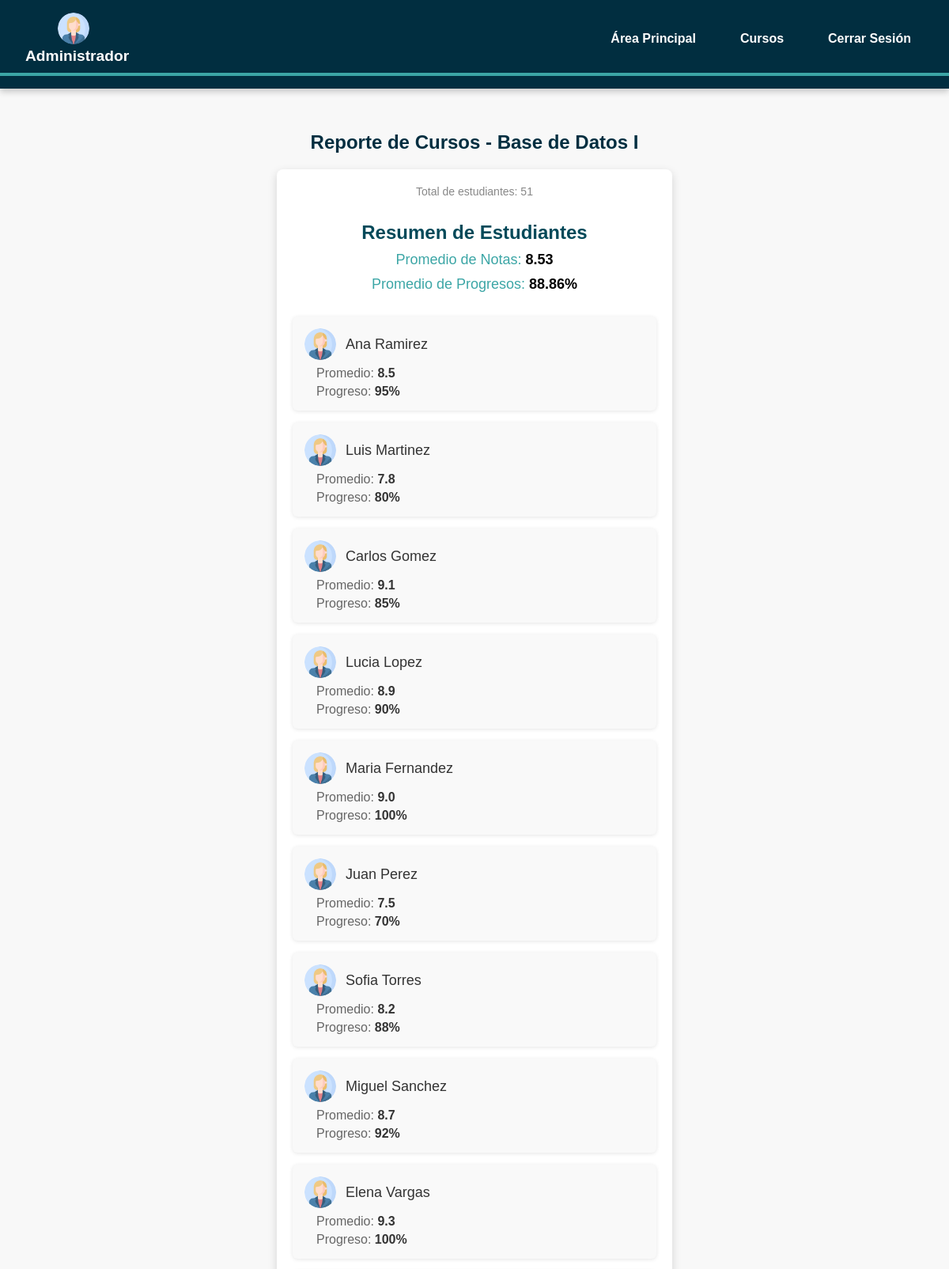
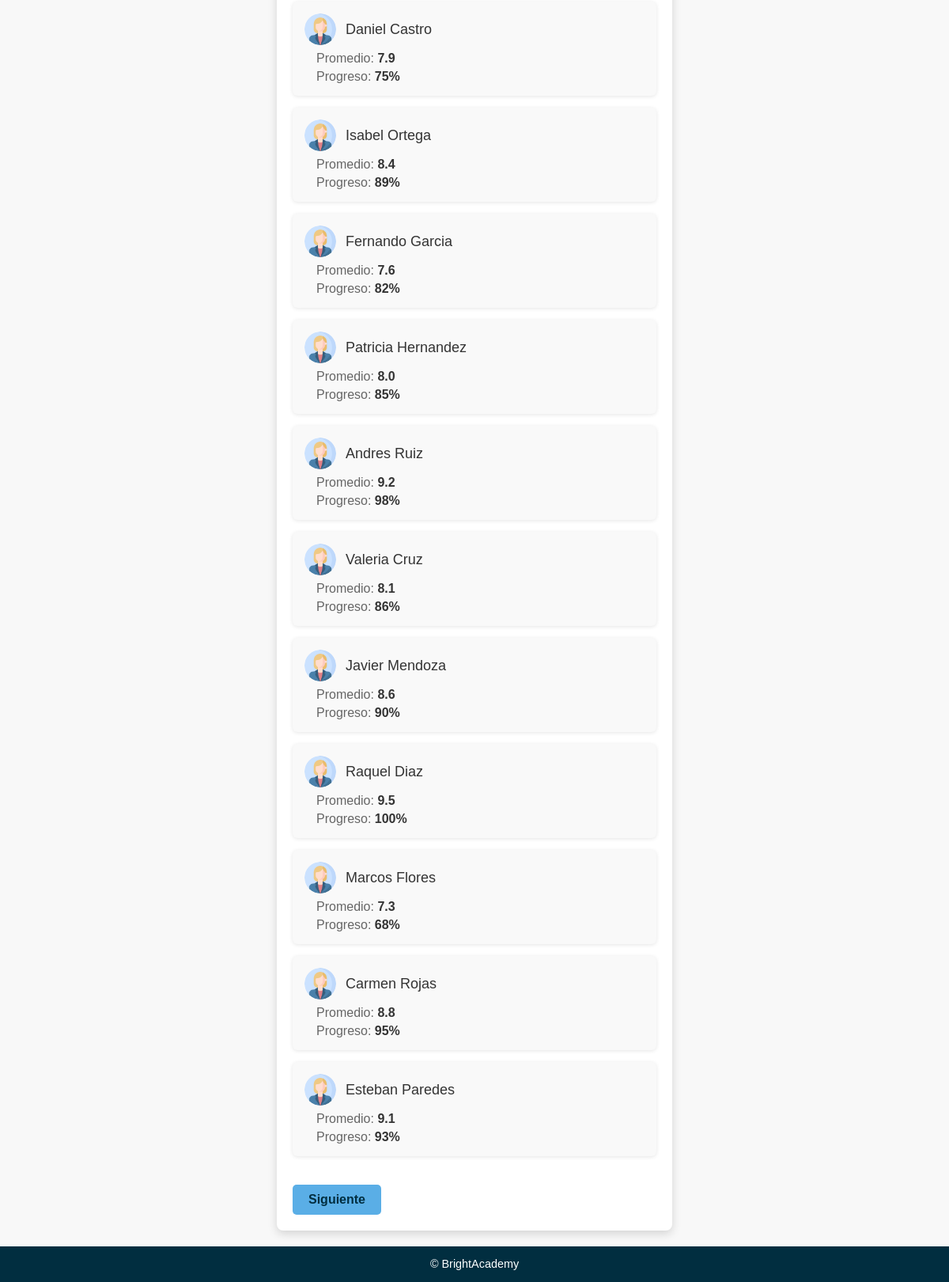
Screenshot of /generar_reportes/reportes_3.php with the database file from the repository (2 pictures, top to bottom).
### tables this page shows
CREATE TABLE estudiantes_3 (
	id INT AUTO_INCREMENT PRIMARY KEY,
	nombre_estudiante VARCHAR(255) NOT NULL,
	apellido_estudiante VARCHAR(255) NOT NULL,
	promedio_estudiante VARCHAR(255) NOT NULL,
	porcentaje_progreso VARCHAR(255) NOT NULL
);

### mostrar_reportes/mostrar_reportes_3.php (the view, shortened to what this page needs)
<?php
$server = "localhost";
$user = "root";
$pass = "root";
$db = "BrightAcademy";
$conexion = new mysqli($server, $user, $pass, $db);
$estudiantesPorPagina = 20;
$page = isset($_GET['page']) ? (int)$_GET['page'] : 1;
$offset = ($page - 1) * $estudiantesPorPagina;
$countQuery = "SELECT COUNT(*) as total FROM estudiantes_3";
$countResult = $conexion->query($countQuery);
$totalEstudiantes = $countResult->fetch_assoc()['total'];
$totalPaginas = ceil($totalEstudiantes / $estudiantesPorPagina);
echo '<div class="total-students">Total de estudiantes: ' . $totalEstudiantes . '</div>';
$query = "
    SELECT
        ROUND(AVG(CAST(promedio_estudiante AS DECIMAL(5,2))), 2) AS promedio_promedios,
        ROUND(AVG(CAST(porcentaje_progreso AS DECIMAL(5,2))), 2) AS promedio_progresos
    FROM
        estudiantes_3";
$result = $conexion->query($query);
if ($result) {
    $row = $result->fetch_assoc();
    echo '<div style="padding: 20px; font-family: Arial, sans-serif; color: #3CA6A6;">';
    echo '<h2 style="font-size: 24px; color: #024959;">Resumen de Estudiantes</h2>';
    echo '<p style="font-size: 18px; margin: 10px 0; text-align: center;">Promedio de Notas: <span style="font-weight: bold; color: #000;">' . $row['promedio_promedios'] . '</span></p>';
    echo '<p style="font-size: 18px; margin: 10px 0; text-align: center;">Promedio de Progresos: <span style="font-weight: bold; color: #000;">' . $row['promedio_progresos'] . '%</span></p>';
    echo '</div>';
}
$query = "SELECT nombre_estudiante, apellido_estudiante, promedio_estudiante, porcentaje_progreso
          FROM estudiantes_3
          LIMIT $estudiantesPorPagina OFFSET $offset";
$result = $conexion->query($query);
if ($result->num_rows > 0) {
    while ($row = $result->fetch_assoc()) {
        $nombreCompleto = $row['nombre_estudiante'] . ' ' . $row['apellido_estudiante'];
        $promedio = $row['promedio_estudiante'];
        $progreso = $row['porcentaje_progreso'];
        echo '<div class="student-report">';
        echo '<div class="student-info">';
        echo '<img src="../img/perfil.png" alt="alumno">';
        echo '<h3>' . $nombreCompleto . '</h3>';
        echo '</div>';
        echo '<div class="student-average">Promedio: <span>' . $promedio . '</span></div>';
        echo '<div class="student-progress">Progreso: <span>' . $progreso . '</span></div>';
        echo '</div>';
    }
} else {
    echo '<div class="no-data">No hay datos disponibles.</div>';
}
echo '<div class="pagination">';
if ($page < $totalPaginas) {
    echo '<a class="button-1" href="?page=' . ($page + 1) . '">Siguiente</a>';
}
echo '</div>';
?>

### css/menu.css (style rules this page uses)
:root { --color-primario: #012E40; --color-secundario: #024959; --color-accento: #3C7499; --color-fondo: #f8f8f8; --color-texto: #FFFFFF; --color-borde: #3CA6A6; --color-boton: #5AAEE6; --color-hover: #94C1FF; --color-nav-hover: #5AAEE6; }
* { margin: 0; padding: 0; box-sizing: border-box; font-family: Arial, sans-serif; }
body { background-color: var(--color-fondo); color: var(--color-primario); }

### css/reportes.css (style rules this page uses)
.cursos h2 { text-align: center; }
.report-date, .total-students { text-align: center; font-size: 14px; color: #888; margin-bottom: 10px; }
.student-report { background-color: #f9f9f9; border-radius: 6px; padding: 15px; margin-bottom: 15px; box-shadow: 0 1px 5px rgba(0, 0, 0, 0.1); }
.student-info { display: flex; align-items: center; margin-bottom: 8px; }
.student-info img { width: 40px; height: 40px; border-radius: 50%; margin-right: 12px; }
.student-info h3 { margin: 0; font-size: 18px; color: #333; font-weight: 500; }
.student-average, .student-progress { font-size: 16px; color: #666; margin-left: 15px; margin-top: 5px; }
.student-average span, .student-progress span { font-weight: bold; color: #333; }

### mostrar_reportes/mostrar_reportes_3.php (style rules this page uses)
.pagination { display: flex; justify-content: space-between; margin-top: 20px; }
.button-1 { padding: 10px 20px; margin-top: 1em; background-color: var(--color-boton); color: var(--color-primario); text-decoration: none; border-radius: 5px; font-size: 1em; font-weight: bold; transition: background-color 0.3s ease; }

### rows the page displays
estudiantes_3: nombreCompleto "Ana Ramirez", promedio_estudiante "8.5", porcentaje_progreso "95%"
estudiantes_3: nombreCompleto "Luis Martinez", promedio_estudiante "7.8", porcentaje_progreso "80%"
estudiantes_3: nombreCompleto "Carlos Gomez", promedio_estudiante "9.1", porcentaje_progreso "85%"
estudiantes_3: nombreCompleto "Lucia Lopez", promedio_estudiante "8.9", porcentaje_progreso "90%"
estudiantes_3: nombreCompleto "Maria Fernandez", promedio_estudiante "9.0", porcentaje_progreso "100%"
estudiantes_3: nombreCompleto "Juan Perez", promedio_estudiante "7.5", porcentaje_progreso "70%"
estudiantes_3: nombreCompleto "Sofia Torres", promedio_estudiante "8.2", porcentaje_progreso "88%"
estudiantes_3: nombreCompleto "Miguel Sanchez", promedio_estudiante "8.7", porcentaje_progreso "92%"
estudiantes_3: nombreCompleto "Elena Vargas", promedio_estudiante "9.3", porcentaje_progreso "100%"
estudiantes_3: nombreCompleto "Daniel Castro", promedio_estudiante "7.9", porcentaje_progreso "75%"
estudiantes_3: nombreCompleto "Isabel Ortega", promedio_estudiante "8.4", porcentaje_progreso "89%"
estudiantes_3: nombreCompleto "Fernando Garcia", promedio_estudiante "7.6", porcentaje_progreso "82%"
estudiantes_3: nombreCompleto "Patricia Hernandez", promedio_estudiante "8.0", porcentaje_progreso "85%"
estudiantes_3: nombreCompleto "Andres Ruiz", promedio_estudiante "9.2", porcentaje_progreso "98%"
estudiantes_3: nombreCompleto "Valeria Cruz", promedio_estudiante "8.1", porcentaje_progreso "86%"
estudiantes_3: nombreCompleto "Javier Mendoza", promedio_estudiante "8.6", porcentaje_progreso "90%"
estudiantes_3: nombreCompleto "Raquel Diaz", promedio_estudiante "9.5", porcentaje_progreso "100%"
estudiantes_3: nombreCompleto "Marcos Flores", promedio_estudiante "7.3", porcentaje_progreso "68%"
estudiantes_3: nombreCompleto "Carmen Rojas", promedio_estudiante "8.8", porcentaje_progreso "95%"
estudiantes_3: nombreCompleto "Esteban Paredes", promedio_estudiante "9.1", porcentaje_progreso "93%"

### other values shown
$totalEstudiantes "51"
$row['promedio_promedios'] "8.53"
$row['promedio_progresos'] "88.86"
